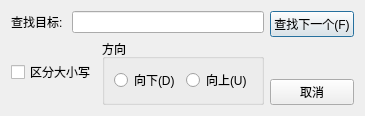
<?xml version="1.0" encoding="UTF-8"?>
<ui version="4.0">
 <class>SearchDialog</class>
 <widget class="QDialog" name="SearchDialog">
  <property name="geometry">
   <rect>
    <x>0</x>
    <y>0</y>
    <width>365</width>
    <height>116</height>
   </rect>
  </property>
  <property name="windowTitle">
   <string>查找</string>
  </property>
  <layout class="QHBoxLayout" name="horizontalLayout_4">
   <item>
    <layout class="QVBoxLayout" name="verticalLayout_2">
     <item>
      <layout class="QHBoxLayout" name="horizontalLayout">
       <item>
        <widget class="QLabel" name="label">
         <property name="text">
          <string>查找目标: </string>
         </property>
        </widget>
       </item>
       <item>
        <widget class="QLineEdit" name="searchText"/>
       </item>
      </layout>
     </item>
     <item>
      <layout class="QHBoxLayout" name="horizontalLayout_3">
       <item>
        <widget class="QCheckBox" name="cbCaseSensetive">
         <property name="text">
          <string>区分大小写</string>
         </property>
        </widget>
       </item>
       <item>
        <widget class="QGroupBox" name="groupBox">
         <property name="title">
          <string>方向</string>
         </property>
         <layout class="QHBoxLayout" name="horizontalLayout_2">
          <item>
           <widget class="QRadioButton" name="rbDown">
            <property name="text">
             <string>向下(D)</string>
            </property>
           </widget>
          </item>
          <item>
           <widget class="QRadioButton" name="rbUp">
            <property name="text">
             <string>向上(U)</string>
            </property>
           </widget>
          </item>
         </layout>
        </widget>
       </item>
      </layout>
     </item>
    </layout>
   </item>
   <item>
    <layout class="QVBoxLayout" name="verticalLayout">
     <item>
      <widget class="QPushButton" name="btFindNext">
       <property name="text">
        <string>查找下一个(F)</string>
       </property>
      </widget>
     </item>
     <item>
      <spacer name="verticalSpacer">
       <property name="orientation">
        <enum>Qt::Orientation::Vertical</enum>
       </property>
       <property name="sizeHint" stdset="0">
        <size>
         <width>20</width>
         <height>40</height>
        </size>
       </property>
      </spacer>
     </item>
     <item>
      <widget class="QPushButton" name="btCancel">
       <property name="text">
        <string>取消</string>
       </property>
      </widget>
     </item>
    </layout>
   </item>
  </layout>
 </widget>
 <resources/>
 <connections/>
</ui>
